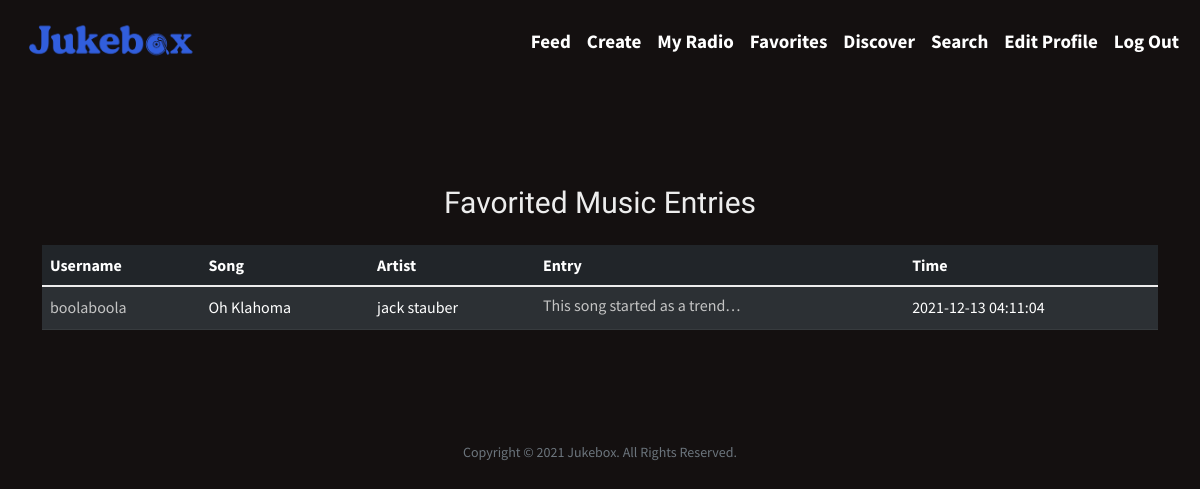
The app's page /favorites (signed in) with its own data.
### tables this page shows
CREATE TABLE favorites (
user_id INTEGER NOT NULL,
entry_id INTEGER NOT NULL,
FOREIGN KEY(user_id) REFERENCES users(user_id)
FOREIGN KEY(entry_id) REFERENCES entries(id)
);

CREATE TABLE users ( 
user_id INTEGER NOT NULL,  
username TEXT NOT NULL,
hash TEXT NOT NULL, 
PRIMARY KEY(user_id)
);

CREATE TABLE songs (
song_id INTEGER NOT NULL,
song_name varchar(40) NOT NULL,
artist_id INTEGER NOT NULL,
genre varchar(40) NOT NULL,
PRIMARY KEY(song_id),
FOREIGN KEY(artist_id) REFERENCES artists(artist_id)
);

CREATE TABLE artists (
artist_id INTEGER NOT NULL, 
artist_name varchar(40) NOT NULL,
PRIMARY KEY(artist_id)
);

CREATE TABLE entries (
id INTEGER NOT NULL,
user_id INTEGER NOT NULL,
time DATETIME,
input TEXT NOT NULL,
privacy INTEGER NOT NULL,
song_id INTEGER NOT NULL,
PRIMARY KEY (id)
FOREIGN KEY(user_id) REFERENCES users(user_id)
FOREIGN KEY(song_id) REFERENCES songs(song_id)
);

### app.py (the view)
@app.route("/favorites", methods=["GET"])
@login_required
def favorites():
    user_id = session["user_id"]
    if request.method == "GET":
        favorited_entries = db.execute("SELECT * FROM entries JOIN favorites ON entries.id = favorites.entry_id JOIN users ON entries.user_id = users.user_id JOIN songs ON entries.song_id = songs.song_id JOIN artists ON songs.artist_id = artists.artist_id WHERE favorites.user_id = ? ORDER BY time DESC", user_id)
        return render_template("favorites.html", favorited_entries=favorited_entries)

### app.py (called while the page is built)
@app.after_request
def after_request(response):
    response.headers["Cache-Control"] = "no-cache, no-store, must-revalidate"
    response.headers["Expires"] = 0
    response.headers["Pragma"] = "no-cache"
    return response

### helpers.py (called while the page is built)
def login_required(f):
    @wraps(f)
    def decorated_function(*args, **kwargs):
        if session.get("user_id") is None:
            return redirect("/login")
        return f(*args, **kwargs)
    return decorated_function

### templates/favorites.html (shortened to what this page needs)
{% extends "layout.html" %}
{% block main %}
    <main class="container py-5 text-center">
    <p> Favorited Music Entries </p>
        <table class="table table-striped table-dark">
            <thead>
                <tr>
                    <th class="headers" scope="col">Username</th>
                    <th class="headers" scope="col">Song</th>
                    <th class="headers" scope="col">Artist</th>
                    <th class="headers" scope="col">Entry</th>
                    <th class="headers" scope="col">Time</th>
                </tr>
            </thead>
            <tbody>
                {% for row in favorited_entries %}
                        <tr>
                                <td class="text-start"><a href="{{ url_for('displayprofile', user_id = row.user_id) }}">{{ row.username }}</a></td>
                                <td class="text-start">{{ row.song_name }}</td>
                                <td class="text-start">{{ row.artist_name }}</td>
                                <td class="text-start"><a href="{{ url_for('entryfullfavorited', entry_id = row.id) }}" id="previewentry">{{ row.input }}</a></td>
                                <td class="text-start">{{ row.time }}</td>
                        </tr>
                {% endfor %}
            </tbody>
        </table>
    </main>
{% endblock %}

### static/styles.css (style rules this page uses)
#background { background-color: #141010; }
a { text-decoration: none; color: #c4c4c4; }
#previewentry { text-overflow: ellipsis; white-space: nowrap; line-height: 20px; overflow: hidden; display: inline-block; width: 200px; }
.headers { text-align: left !important; }
tr { background-color: #1c1c1c; color: #c4c4c4; }
th { color: #ffffff; }
body, div, table, main { color: #ededed !important; font-family: 'Source Sans Pro', sans-serif; }
p { margin-top: 10px; margin-bottom: 20px; font-size: 30px; font-family: 'Readex Pro', sans-serif; }

### records on screen
favorites: username "boolaboola", song_name "Oh Klahoma", artist_name "jack stauber", input "This song started as a trend…", time "2021-12-13 04:11:04"
